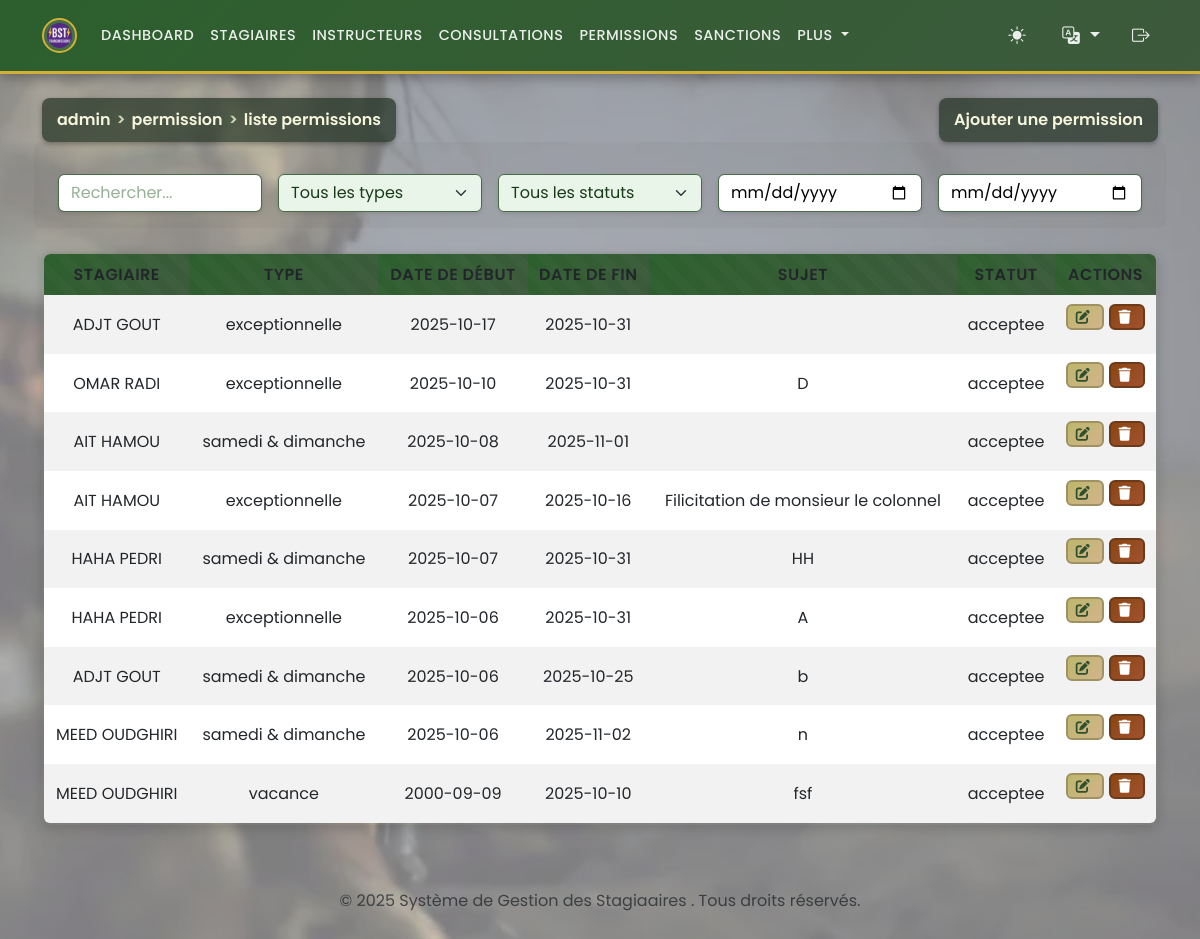
/admin/manage_permissions.php (signed in), run on the app's committed database.
### tables this page shows
CREATE TABLE `permissions` (
  `id` int(11) NOT NULL,
  `id_stagiaire` int(11) NOT NULL,
  `type` enum('samedi & dimanche','exceptionnelle','vacance') NOT NULL,
  `date_debut` date DEFAULT NULL,
  `date_fin` date DEFAULT NULL,
  `motif` text DEFAULT NULL,
  `statut` enum('acceptee','refusee','en_attente') DEFAULT 'en_attente'
);

CREATE TABLE `stagiaires` (
  `id` int(11) NOT NULL,
  `matricule` varchar(50) NOT NULL,
  `nom` varchar(100) NOT NULL,
  `prenom` varchar(100) NOT NULL,
  `date_naissance` date DEFAULT NULL,
  `adresse` text DEFAULT NULL,
  `telephone` varchar(20) DEFAULT NULL,
  `email` varchar(100) DEFAULT NULL,
  `groupe_sanguin` enum('A+','A-','B+','B-','AB+','AB-','O+','O-') DEFAULT NULL,
  `photo` varchar(255) DEFAULT NULL,
  `grade` enum('Lieutenant','Sous-Lieutenant','Adjudant Chef','Adjudant','Sergent Chef','Sergent','Caporal Chef','Caporal','2 eme Classe','1er Classe') DEFAULT NULL,
  `date_inscription` date DEFAULT curdate(),
  `id_stage` int(11) NOT NULL,
  `id_specialite` int(11) NOT NULL
);

### functions.php (called while the page is built, shortened)
<?php
if (isset($_GET['lang'])) {
    $lang = $_GET['lang'];
    $_SESSION['lang'] = $lang;
} elseif (isset($_SESSION['lang'])) {
    $lang = $_SESSION['lang'];
} else {
    $lang = 'fr';
    $_SESSION['lang'] = $lang;
}
$lang_file = __DIR__ . '/lang/' . $lang . '.php';
if (file_exists($lang_file)) {
    $translations = include $lang_file;
} else {
    $translations = include __DIR__ . '/lang/fr.php';
}
?>

### admin/manage_permissions.php (the view, shortened to what this page needs)
<?php
require '../functions.php';
$permissions = $pdo->query("
    SELECT p.*, s.nom, s.prenom
    FROM permissions p
    JOIN stagiaires s ON p.id_stagiaire = s.id
    ORDER BY p.date_debut DESC
")->fetchAll();
?>
<?php include '../templates/header.php'; ?>
<div class="d-flex justify-content-between align-items-center mb-3">
<div class="breadcrumb-header"><?php echo htmlspecialchars($translations['breadcrumb_admin']); ?> <span>></span> <?php echo htmlspecialchars($translations['breadcrumb_permission']); ?> <span>></span> <?php echo htmlspecialchars($translations['breadcrumb_liste_permissions']); ?></div>
<button class="breadcrumb-header" data-bs-toggle="modal" data-bs-target="#addPermissionModal"><?php echo htmlspecialchars($translations['add_permission']); ?></button>
</div>
<div class="mb-3 row g-3 align-items-center">
    <div class="col">
        <input type="text" id="searchInput" class="form-control" placeholder="<?php echo htmlspecialchars($translations['search']); ?>">
    </div>
    <div class="col">
        <select id="filterType" class="form-select">
            <option value=""><?php echo htmlspecialchars($translations['all_types']); ?></option>
        </select>
    </div>
    <div class="col">
        <select id="filterStatut" class="form-select">
            <option value=""><?php echo htmlspecialchars($translations['all_statuses']); ?></option>
        </select>
    </div>
    <div class="col">
        <input type="date" id="dateFrom" class="form-control" placeholder="<?php echo htmlspecialchars($translations['from_start_date']); ?>">
    </div>
    <div class="col">
        <input type="date" id="dateTo" class="form-control" placeholder="<?php echo htmlspecialchars($translations['to_start_date']); ?>">
    </div>
</div>
<table class="table table-striped table-responsive" style="border-radius: 0.5rem; overflow: hidden;">
    <thead>
        <tr>
            <th><?php echo htmlspecialchars($translations['trainee']); ?></th>
            <th><?php echo htmlspecialchars($translations['type']); ?></th>
            <th><?php echo htmlspecialchars($translations['start_date']); ?></th>
            <th><?php echo htmlspecialchars($translations['end_date']); ?></th>
            <th><?php echo htmlspecialchars($translations['subject']); ?></th>
            <th><?php echo htmlspecialchars($translations['status']); ?></th>
            <th><?php echo htmlspecialchars($translations['actions']); ?></th>
        </tr>
    </thead>
    <tbody id="permissionsTableBody">
        <?php foreach ($permissions as $perm): ?>
        <tr data-stagiaire="<?php echo htmlspecialchars($perm['nom'] . ' ' . $perm['prenom']); ?>" data-type="<?php echo htmlspecialchars($perm['type']); ?>" data-statut="<?php echo htmlspecialchars($perm['statut']); ?>" data-date="<?php echo $perm['date_debut']; ?>">
            <td><?php echo htmlspecialchars($perm['nom'] . ' ' . $perm['prenom']); ?></td>
            <td><?php echo htmlspecialchars($perm['type']); ?></td>
            <td><?php echo $perm['date_debut']; ?></td>
            <td><?php echo $perm['date_fin']; ?></td>
            <td><?php echo htmlspecialchars($perm['motif']); ?></td>
            <td><?php echo htmlspecialchars($perm['statut']); ?></td>
            <td>
                <button class="btn btn-sm btn-warning" data-bs-toggle="modal" data-bs-target="#editPermissionModal<?php echo $perm['id']; ?>"><i class="fas fa-edit"></i></button>
                <form method="post" action="../actions/delete_permission.php" style="display:inline-block;" onsubmit="return confirm('<?php echo htmlspecialchars($translations['confirm_delete_permission']); ?>');">
                    <button type="submit" class="btn btn-sm btn-danger"><i class="fas fa-trash"></i></button>
                </form>
            </td>
        </tr>
        <?php endforeach; ?>
    </tbody>
</table>
<?php include '../templates/footer.php'; ?>

### templates/header.php (shortened to what this page needs)
<?php
$html_lang = $translations['lang_code'] ?? 'ar';
$html_dir = $translations['dir'] ?? 'rtl';
$bootstrap_css = $html_dir === 'rtl' ?
     'https://cdn.jsdelivr.net/npm/bootstrap@5.3.0/dist/css/bootstrap.rtl.min.css' :
    'https://cdn.jsdelivr.net/npm/bootstrap@5.3.0/dist/css/bootstrap.min.css';
?>
<!DOCTYPE html>
<html lang="<?php echo htmlspecialchars($html_lang); ?>" dir="<?php echo htmlspecialchars($html_dir); ?>">
<head>
    <link href="<?php echo $bootstrap_css; ?>" rel="stylesheet">
 <link rel="stylesheet" href="https://cdnjs.cloudflare.com/ajax/libs/font-awesome/6.0.0/css/all.min.css">
</head>
<body>
    <?php if (isset($_SESSION['user_id']) || isset($_SESSION['instructor_id'])): ?>
        <nav class="navbar navbar-expand-lg navbar-dark">
            <div class="container">
                <a class="navbar-brand" href="/pbst_app/index.php">
                    <img src="/pbst_app/images/bst.png" alt="Logo" height="35" class="d-inline-block align-top">
                </a>
                <div class="collapse navbar-collapse" id="navbarNav">
                    <?php if ($_SESSION['role'] == 'admin'): ?>
                        <ul class="navbar-nav">
                            <li class="nav-item"><a class="nav-link"
                                    href="/pbst_app/admin/dashboard_admin.php"><?php echo htmlspecialchars($translations['dashboard']); ?></a>
                            </li>
                            <li class="nav-item"><a class="nav-link"
                                    href="/pbst_app/admin/manage_stagiaires.php"><?php echo htmlspecialchars($translations['trainees']); ?></a>
                            </li>
                            <li class="nav-item"><a class="nav-link"
                                    href="/pbst_app/cellule_pedagogique/manage_instructors.php"><?php echo htmlspecialchars($translations['Instructeurs']); ?></a>
                            </li>
                            <li class="nav-item"><a class="nav-link"
                                    href="/pbst_app/admin/manage_consultations.php"><?php echo htmlspecialchars($translations['consultations']); ?></a>
                            </li>
                            <li class="nav-item"><a class="nav-link"
                                    href="/pbst_app/admin/manage_permissions.php"><?php echo htmlspecialchars($translations['permissions']); ?></a>
                            </li>
                            <li class="nav-item"><a class="nav-link"
                                    href="/pbst_app/admin/manage_sanctions.php"><?php echo htmlspecialchars($translations['sanctions']); ?></a>
                            </li>
                            <li class="nav-item dropdown">
                                <a class="nav-link dropdown-toggle" href="#" id="moreDropdown" role="button" data-bs-toggle="dropdown" aria-expanded="false">
                                    <?php echo htmlspecialchars($translations['plus'] ?? 'Plus'); ?>
                                </a>
                            </li>
                        </ul>
                    <?php endif; ?>
                    <ul class="navbar-nav ms-auto align-items-center gap-3">
                        <li class="nav-item">
                            <button id="theme-toggle" class="btn btn-link nav-link p-0"
                                style="border: none; background: none;"
                                aria-label="Toggle dark mode">
                            </button>
                        </li>
                        <li class="nav-item dropdown">
                            <a class="nav-link dropdown-toggle p-0" href="#" id="langDropdown" role="button"
                                data-bs-toggle="dropdown" aria-expanded="false" aria-label="Select language">
                                <i class="bi bi-translate"></i>
                            </a>
                        </li>
                        <li class="nav-item">
                            <a href="/pbst_app/auth/logout.php" id="logout-btn" class="nav-link p-0"
                                style="border: none; background: none; text-decoration: none;"
                                aria-label="Logout">
                                <i class="bi bi-box-arrow-right"></i>
                            </a>
                        </li>
                    </ul>
                </div>
        </nav>
    <?php endif; ?>
    <div class="container mt-4">

### templates/footer.php (shortened to what this page needs)
<footer class=" text-center text-muted py-3 mt-5">
    <div class="container">
        <p><?php echo htmlspecialchars($translations['footer_copyright']); ?></p>
    </div>
</footer>
<link rel="stylesheet" href="https://cdn.jsdelivr.net/npm/bootstrap-icons@1.10.5/font/bootstrap-icons.css">
</body>
</html>

### data on the page
permissions: id_stagiaire.prenom "ADJT GOUT", type "exceptionnelle", date_debut "2025-10-17", date_fin "2025-10-31", statut "acceptee"
permissions: id_stagiaire.prenom "OMAR RADI", type "exceptionnelle", date_debut "2025-10-10", date_fin "2025-10-31", motif "D", statut "acceptee"
permissions: id_stagiaire.prenom "AIT HAMOU", type "samedi & dimanche", date_debut "2025-10-08", date_fin "2025-11-01", statut "acceptee"
permissions: id_stagiaire.prenom "AIT HAMOU", type "exceptionnelle", date_debut "2025-10-07", date_fin "2025-10-16", motif "Filicitation de monsieur le colonnel", statut "acceptee"
permissions: id_stagiaire.prenom "HAHA PEDRI", type "samedi & dimanche", date_debut "2025-10-07", date_fin "2025-10-31", motif "HH", statut "acceptee"
permissions: id_stagiaire.prenom "HAHA PEDRI", type "exceptionnelle", date_debut "2025-10-06", date_fin "2025-10-31", motif "A", statut "acceptee"
permissions: id_stagiaire.prenom "ADJT GOUT", type "samedi & dimanche", date_debut "2025-10-06", date_fin "2025-10-25", motif "b", statut "acceptee"
permissions: id_stagiaire.prenom "MEED OUDGHIRI", type "samedi & dimanche", date_debut "2025-10-06", date_fin "2025-11-02", motif "n", statut "acceptee"
permissions: id_stagiaire.prenom "MEED OUDGHIRI", type "vacance", date_debut "2000-09-09", date_fin "2025-10-10", motif "fsf", statut "acceptee"

### other printed values
$translations['dashboard'] "DASHBOARD"
$translations['trainees'] "STAGIAIRES"
$translations['Instructeurs'] "INSTRUCTEURS"
$translations['consultations'] "CONSULTATIONS"
$translations['permissions'] "PERMISSIONS"
$translations['sanctions'] "SANCTIONS"
$translations['plus'] "PLUS"
$translations['breadcrumb_admin'] "admin"
$translations['breadcrumb_permission'] "permission"
$translations['breadcrumb_liste_permissions'] "liste permissions"
$translations['add_permission'] "Ajouter une permission"
$translations['trainee'] "STAGIAIRE"
$translations['type'] "TYPE"
$translations['start_date'] "DATE DE DÉBUT"
$translations['end_date'] "DATE DE FIN"
